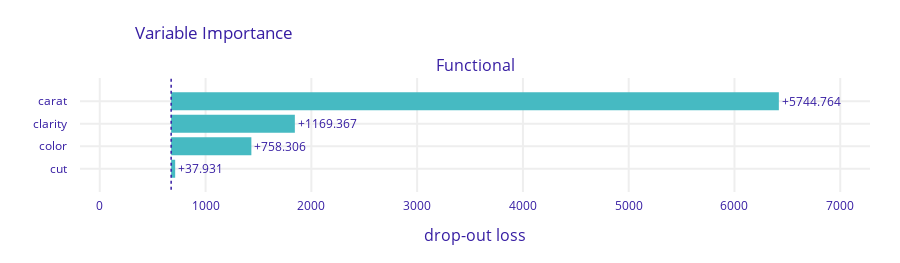

Here is the notebook cell this chart was saved with:
### Code cell
def pred_fun(m, X):
    return m.predict(preprocessor.transform(X), batch_size=1000).flatten()


exp = dx.Explainer(
    model,
    data=df_valid[ord_features + ["carat"]],
    y=y_valid,
    predict_function=pred_fun,
    verbose=False,
)

vi = exp.model_parts()
vi.plot()

### Figure 1 — Plotly figure (JSON) as saved in the notebook; plotly's stock layout.template omitted (floating-point values rounded to 4 significant figures)
{"data": [{"base": 674.7, "hoverinfo": "text", "hoverlabel": {"bgcolor": "rgba(0,0,0,0.8)"}, "hovertext": ["Model: Functional loss after<br>variable: carat is permuted: 6419.489<br>Drop-out loss change: +5744.764", "Model: Functional loss after<br>variable: clarity is permuted: 1844.092<br>Drop-out loss change: +1169.367", "Model: Functional loss after<br>variable: color is permuted: 1433.031<br>Drop-out loss change: +758.306", "Model: Functional loss after<br>variable: cut is permuted: 712.656<br>Drop-out loss change: +37.931"], "marker": {"color": "#46bac2"}, "orientation": "h", "showlegend": false, "text": ["+5744.764", "+1169.367", "+758.306", "+37.931"], "textposition": "outside", "type": "bar", "x": [5745.0, 1169.0, 758.3, 37.93], "xaxis": "x", "y": ["carat", "clarity", "color", "cut"], "yaxis": "y"}], "layout": {"annotations": [{"font": {"size": 16}, "showarrow": false, "text": "Functional", "x": 0.5, "xanchor": "center", "xref": "paper", "y": 1, "yanchor": "bottom", "yref": "paper"}, {"font": {"size": 16}, "showarrow": false, "text": "drop-out loss", "x": 0.5, "xanchor": "center", "xref": "paper", "y": 0, "yanchor": "top", "yref": "paper", "yshift": -30}], "font": {"color": "#371ea3"}, "height": 263, "margin": {"b": 71, "r": 30, "t": 78}, "shapes": [{"line": {"color": "#371ea3", "dash": "dot", "width": 1.5}, "type": "line", "x0": 674.7, "x1": 674.7, "xref": "x", "y0": -1, "y1": 4, "yref": "y"}], "title": {"text": "Variable Importance", "x": 0.15}, "xaxis": {"anchor": "y", "automargin": true, "domain": [0, 1], "fixedrange": true, "gridwidth": 2, "range": [-187.0, 7281.0], "tickcolor": "white", "ticklen": 3, "ticks": "outside", "type": "linear", "zeroline": false}, "yaxis": {"anchor": "x", "automargin": true, "autorange": "reversed", "domain": [0, 1], "fixedrange": true, "gridwidth": 2, "tickcolor": "white", "ticklen": 10, "ticks": "outside", "type": "category"}}}
